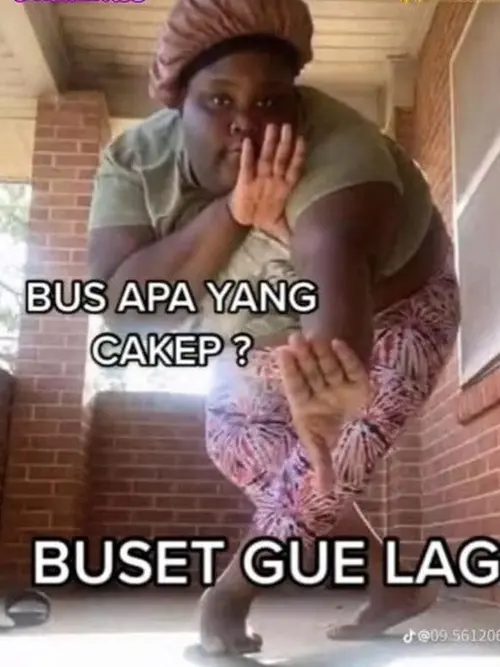
#> input picture boy1.jpg, 500 x 667 px
$ python latihan4.py
#> lines starting #> are read from the running program, lines starting #| are printed output that depends on the picture
import cv2
from cv2 import waitKey

img=cv2.imread("boy1.jpg")
#> img is the input picture: shape (667, 500, 3); mean B, G, R 102.1, 110.2, 135.1

#konversi BGR dari variabel img ke colorpace HSV

hsv = cv2.cvtColor(img, cv2.COLOR_BGR2HSV);
#> hsv: shape (667, 500, 3); mean H, S, V 43, 81.7, 135.7
h, s, v = cv2.split(hsv)
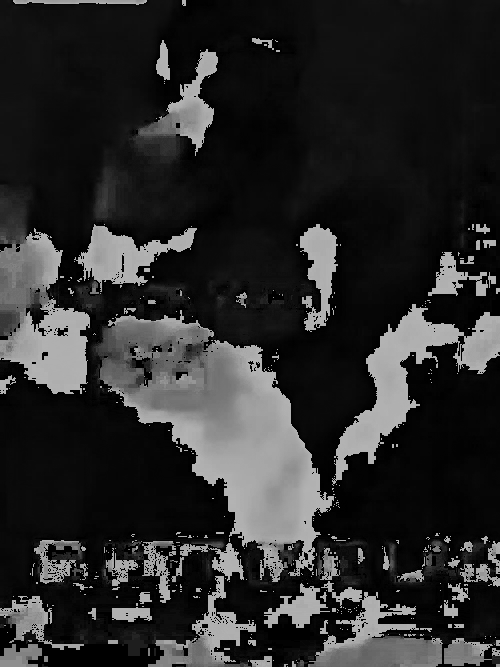
#> h: shape (667, 500); min 0, max 179, mean 43
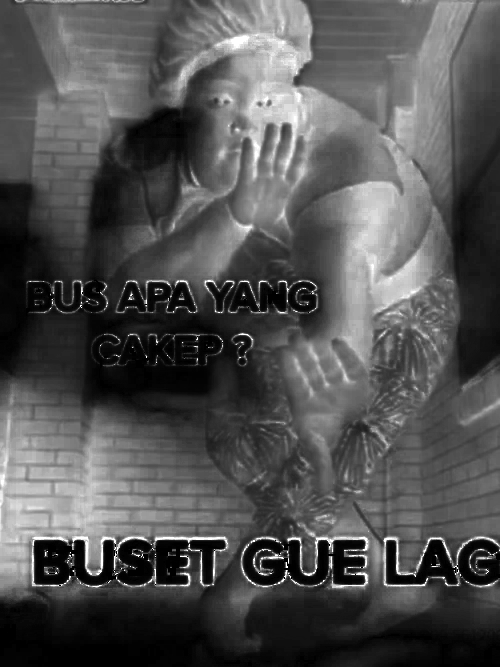
#> s: shape (667, 500); min 0, max 255, mean 81.7
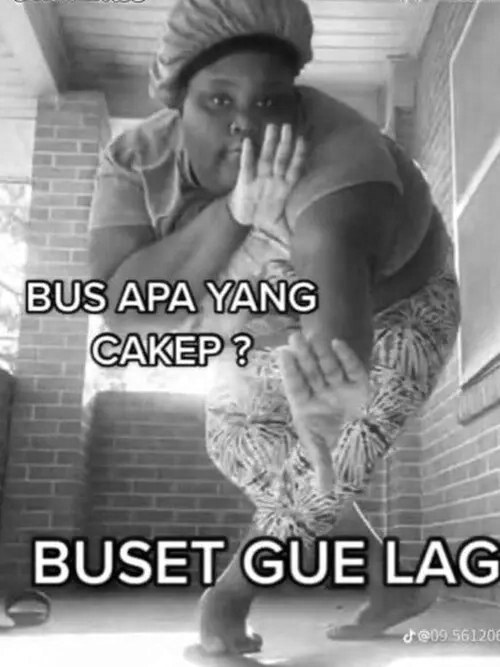
#> v: shape (667, 500); min 0, max 255, mean 135.7

#menampilkan band hue

cv2.imshow("hasil",hsv)
waitKey(0)
cv2.imshow("hsail",img)
waitKey(0)
